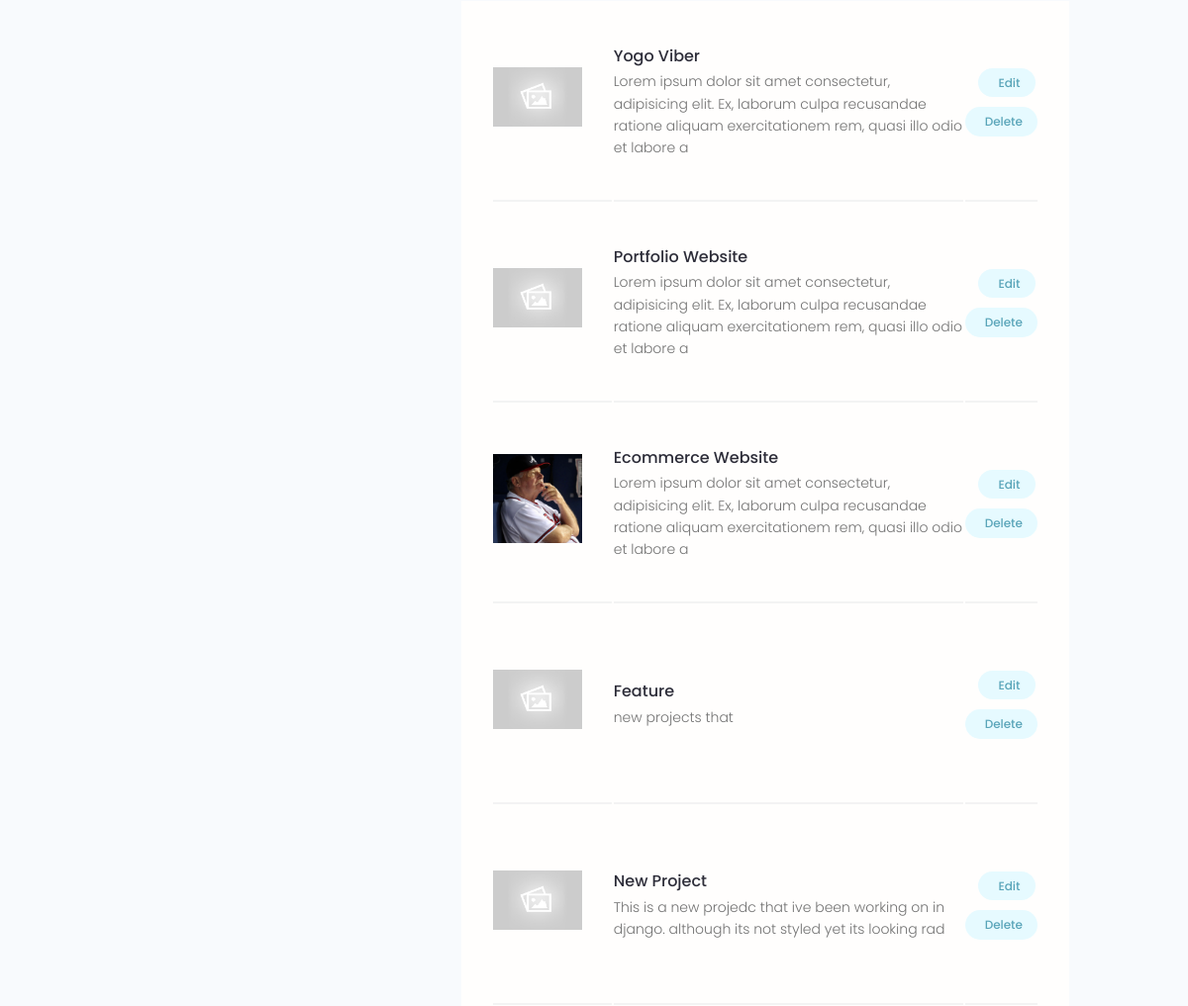
Page /account/ (signed in, middle part) on the earlier database version.
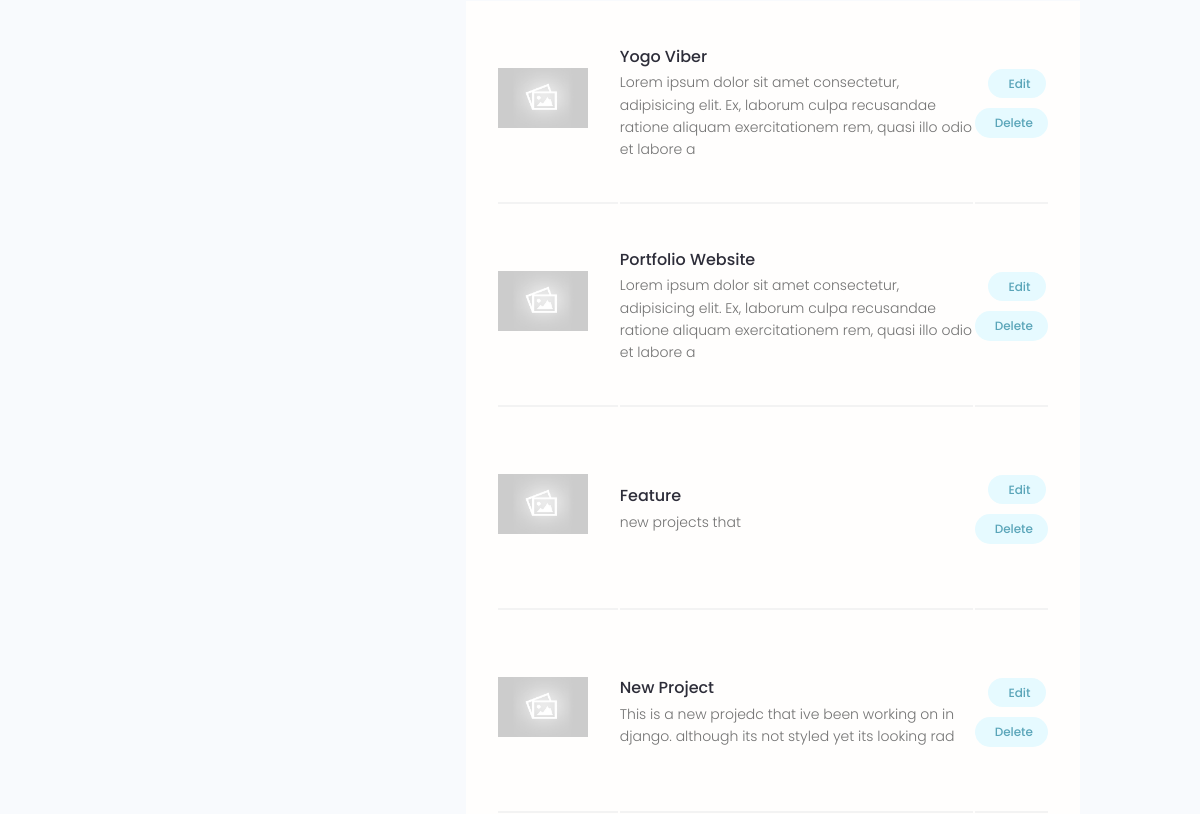
Same page on the later database version.
### projects/models.py (models this page shows, shortened)
class Project(models.Model):
    owner = models.ForeignKey(Profile, null=True, blank=True, on_delete=models.SET_NULL)
    title = models.CharField(max_length=200)
    description = models.TextField(null=True, blank=True)
    featured_image = models.ImageField(null=True, blank=True, default="default.jpg")
    demo_link = models.CharField(max_length=2000, null=True, blank=True)
    source_link = models.CharField(max_length=2000, null=True, blank=True)
    tags = models.ManyToManyField('Tag', blank=True)
    vote_total = models.IntegerField(default=0, null=True, blank=True)
    vote_ratio = models.IntegerField(default=0, null=True, blank=True)
    created = models.DateTimeField(auto_now_add=True)
    id = models.UUIDField(default=uuid.uuid4, unique=True, primary_key=True, editable=False)
    class Meta:
        ordering = ['-vote_ratio', '-vote_total', 'title']

### users/views.py (the view)
# urls.py: path('account/', views.userAccount, name="account"),
@login_required(login_url='login')
def userAccount(request):
    profile = request.user.profile
    skills = profile.skill_set.all()
    projects = profile.project_set.all()
    context = {'profile': profile, 'skills': skills, 'projects': projects}
    return render(request, 'users/account.html', context)

### users/templates/users/account.html (shortened to what this page needs)
{% extends 'main.html' %}
{% block content %}
  <main class="settingsPage profile my-md">
    <div class="container">
      <div class="layout">
        <div class="column column--1of3">
        </div>
        <div class="column column--2of3">
          <table class="settings__table">
            {% for project in projects %}
            <tr>
              <td class="settings__thumbnail">
                <a href="{% url 'project' project.id %}"><img src="{{project.featured_image.url}}" alt="Project Thumbnail" /></a>
              </td>
              <td class="settings__tableInfo">
                <a href="{% url 'project' project.id %}">{{project.title}}</a>
                <p>{{project.description|slice:"150"}}</p>
              </td>
              <td class="settings__tableActions">
                <a class="tag tag--pill tag--main settings__btn" href="{% url 'update-project' project.id %}"> Edit</a>
                <a class="tag tag--pill tag--main settings__btn" href="{% url 'delete-project' project.id %}?next=/account">
                  Delete</a>
              </td>
            </tr>
            {% endfor%}
          </table>
        </div>
      </div>
    </div>
  </main>
  {% endblock %}

Differences in the rows shown:
removed Project: featured_image (picture), title "Ecommerce Website", description "Lorem ipsum dolor sit amet consectetur, adipisicing elit. Ex, laborum culpa recusandae ratione aliquam exercitationem rem, quasi illo odio et labore a"
